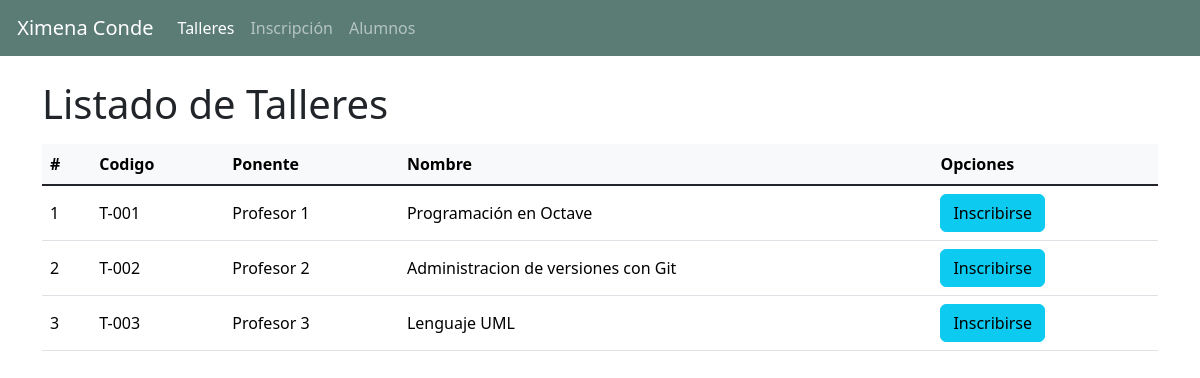
The page / on the database its author committed.
### Aplicaciones/Taller/models.py (models this page shows, shortened)
class Taller(models.Model):
    ponente = models.CharField(max_length=50)
    codigo = models.CharField(max_length=15)
    nombre = models.CharField(max_length=100)
    descripcion = models.CharField(max_length=200)
    fechaCreacion = models.DateTimeField(auto_now_add=True)

### Aplicaciones/Taller/views.py (the view)
# urls.py: path('', views.talleres),
def talleres(request):
    talleres = Taller.objects.all()
    return render(request, "tabs/talleres.html", {"talleres": talleres, "nbar": "talleres"})

### Aplicaciones/Taller/templates/tabs/talleres.html (shortened to what this page needs)
{% extends "../base.html" %}
{% block body %}
<div class="row">
    <h1>Listado de Talleres</h1>
    <div class="py-2">
        <table class="table table-hover">
            <thead class="table-light">
                <tr>
                    <th>#</th>
                    <th>Codigo</th>
                    <th>Ponente</th>
                    <th>Nombre</th>
                    <th colspan="2">Opciones</th>
                </tr>
            </thead>
            <tbody class="table-group-divider">
                {% for t in talleres %}
                <tr>
                    <td>{{forloop.counter}}</td>
                    <td>{{t.codigo}}</td>
                    <td>{{t.ponente}}</td>
                    <td>{{t.nombre}}</td>
                    <td><a href="inscripcionTallerDirect/{{t.pk}}" class="btn btn-info">Inscribirse</a></td>
                </tr>
                {% endfor %}
            </tbody>
        </table>
    </div>
</div>
{% endblock %}

### Aplicaciones/Taller/static/css/talleres.css (style rules this page uses)
th, td { text-align: initial; vertical-align: middle; }

### rows shown on the page
Taller: codigo "T-001", ponente "Profesor 1", nombre "Programación en Octave"
Taller: codigo "T-002", ponente "Profesor 2", nombre "Administracion de versiones con Git"
Taller: codigo "T-003", ponente "Profesor 3", nombre "Lenguaje UML"
